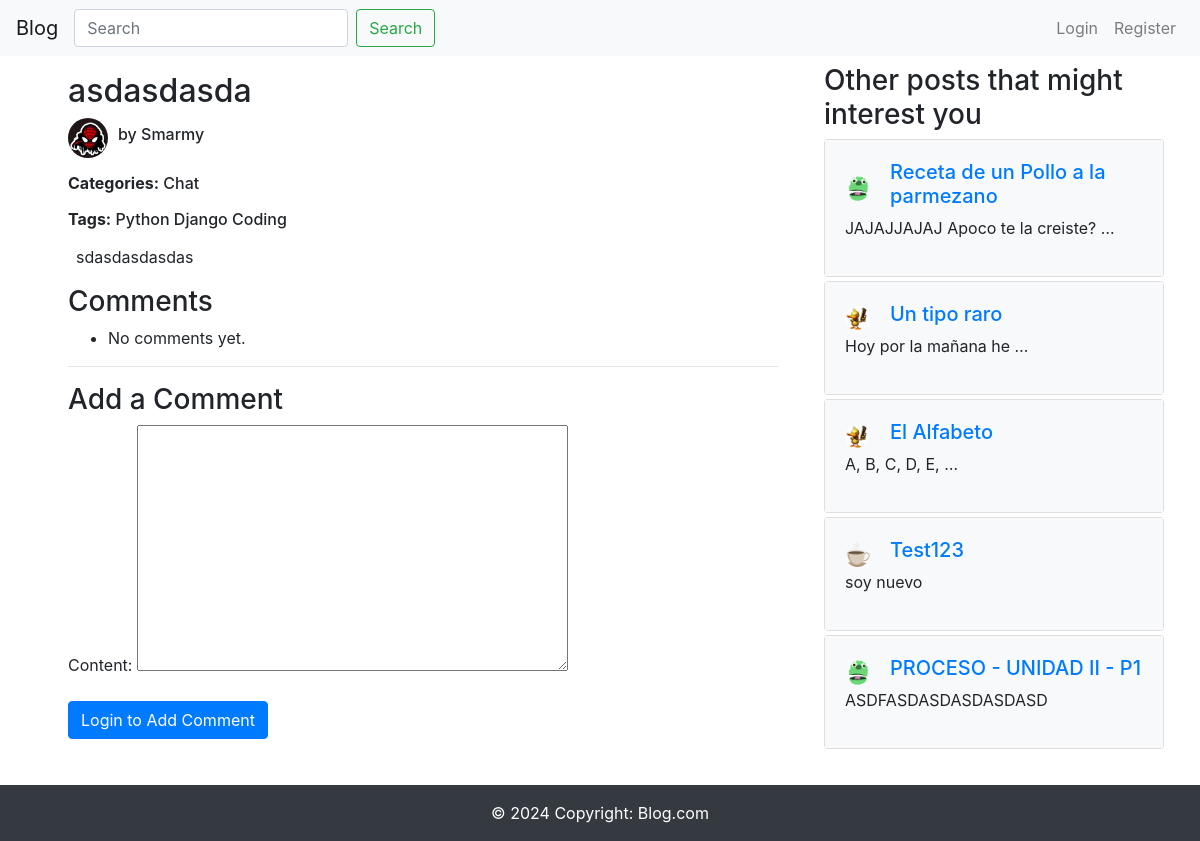
The page /post/23/ on the database as committed earlier.
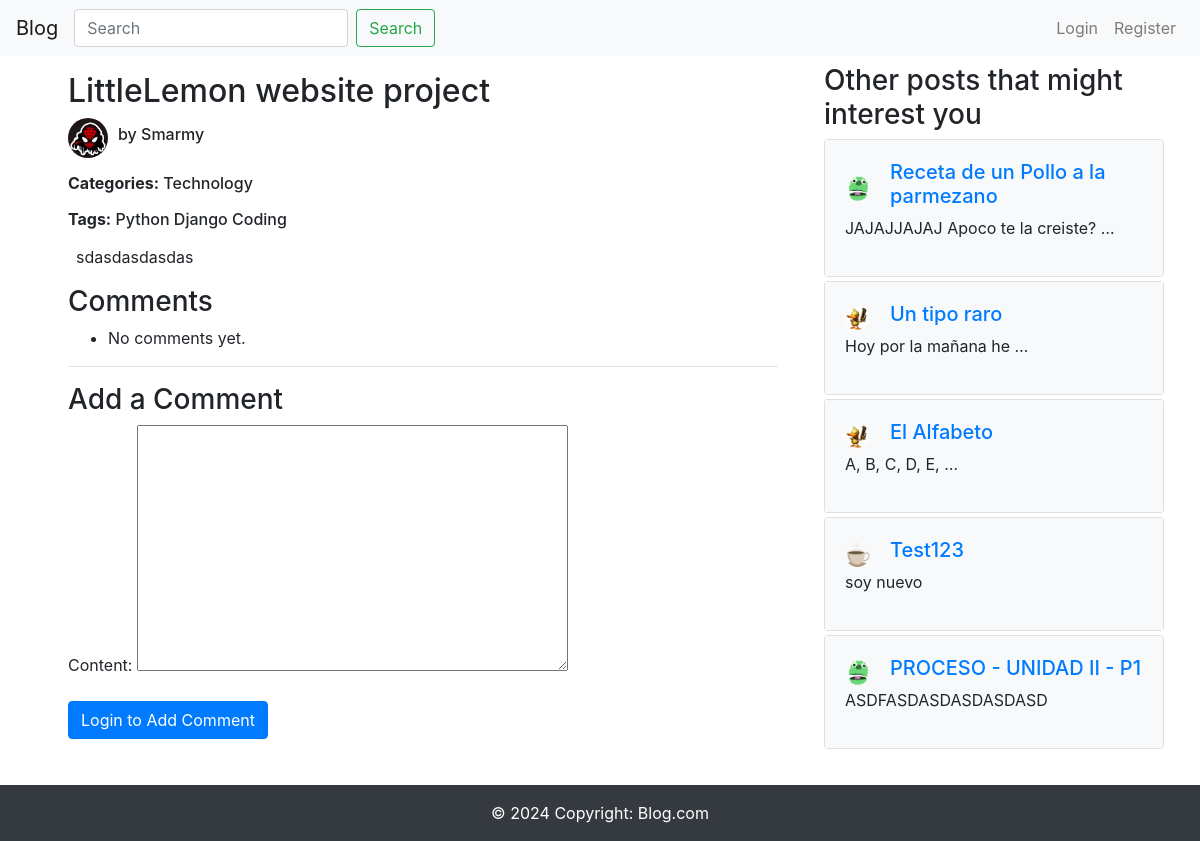
The same page on the database as committed later.
### app/models.py (models this page shows, shortened)
class Post(models.Model):
    title = models.CharField(max_length=200)
    content = models.TextField()
    categories = models.ManyToManyField(Category, related_name='posts')
    tags = models.ManyToManyField(Tag, related_name='posts')
    date_posted = models.DateTimeField(default=timezone.now)
    author = models.ForeignKey(User, on_delete=models.CASCADE)

class Category(models.Model):
    name = models.CharField(max_length=100)

class Tag(models.Model):
    name = models.CharField(max_length=100)

class Profile(models.Model):
    user = models.OneToOneField(User, on_delete=models.CASCADE)
    image = models.ImageField(default='default.png', upload_to='profile_pics')

### app/views.py (the view, shortened to what this page needs)
# urls.py: path('post/<int:pk>/', PostDetailView.as_view(), name='post-detail'),
class PostDetailView(DetailView):
    model = Post
    template_name = 'blog/post_detail.html'
    def get_context_data(self, **kwargs):
        context = super().get_context_data(**kwargs)
        context['comments'] = Comment.objects.filter(post=self.object).order_by('date_posted')
        context['comment_form'] = CommentForm()
        context['related_posts'] = Post.objects.exclude(pk=self.object.pk).order_by('-date_posted')[:5]
        return context

### app/forms.py
class CommentForm(forms.ModelForm):
    class Meta:
        model = Comment
        fields = ['content']

### app/templates/blog/post_detail.html (shortened to what this page needs)
{% extends "base.html" %}
{% block content %}
<div class="d-flex">
  <div class="col-md-8 m-2">
    <div class="d-flex mt-2 justify-content-between align-items-center">
      <h2>{{ post.title }}</h2>
    </div>
    <div class="justify-content-between align-items-center">
      <div class="d-flex align-items-center">
        <img src="{{ post.author.profile.image.url }}" class="rounded-circle" alt="Profile Picture"
          style="width: 40px; height: 40px; object-fit: cover; margin-right: 10px;">
        <h6>by {{ post.author }}</h6>
      </div>
      <p>
      <h6><b>Categories:</b>
        {% for category in post.categories.all %}
        {{ category.name }}
        {% endfor %}</h6>
      </p>
      <p>
      <h6><b>Tags:</b>
        {% for tag in post.tags.all %}
        {{ tag.name }}
        {% endfor %}</h6>
      </p>
    </div>
    <div class="m-2">
      <p>{{ post.content|linebreaks }}</p>
    </div>
    <h3>Comments</h3>
    <ul>
      {% for comment in comments %}
      <li>
        <p>{{ comment.author }} said: {{ comment.content }} on {{ comment.date_posted }}</p>
      </li>
      {% empty %}
      <li>No comments yet.</li>
      {% endfor %}
    </ul>
    <hr>
    <h3>Add a Comment</h3>
    <form method="post">
      {{ comment_form.as_p }}
      {% if user.is_authenticated %}
        <button type="submit" class="btn btn-primary">Add Comment</button>
      {% else %}
        <a class="btn btn-primary" type="button" href="{% url 'login' %}">Login to Add Comment</a>
      {% endif %}
    </form>
  </div>
  <div class="col-md-4 m-2">
    <h3>Other posts that might interest you</h3>
    {% for related_post in related_posts %}
    <div class="card mb-1">
      <div class="card-body bg-light">
        <div class="d-flex align-items-center">
          <img src="{{ related_post.author.profile.image.url }}" class="rounded-circle" alt="Profile Picture"
            style="width: 25px; height: 25px; object-fit: cover; margin-right: 20px;">
          <h5><a href="{% url 'post-detail' related_post.pk %}">{{ related_post.title }}</a></h5>
        </div>
        <p>{{ related_post.content|truncatewords:5 }}</p>
      </div>
    </div>
    {% endfor %}
  </div>
</div>
{% endblock %}

Rows that differ between the two databases and show on the page:
no longer on this page (row unchanged): Category: name "Chat"
changed Post "sdasdasdasdas": title "asdasdasda" → "LittleLemon website project"
now on this page (row unchanged): Category: name "Technology"
